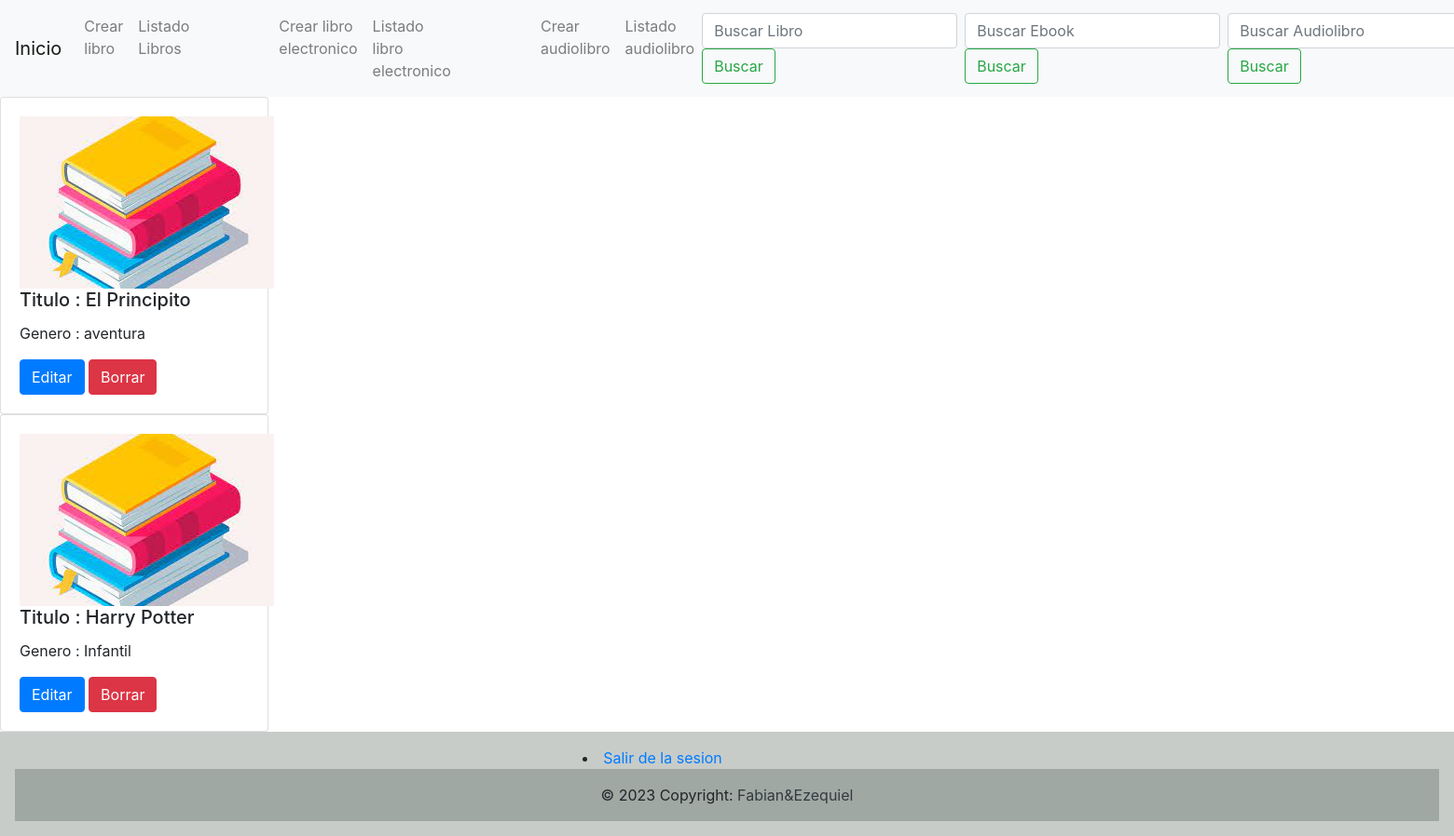
Before: /list_book/ (signed in) with the older database file.
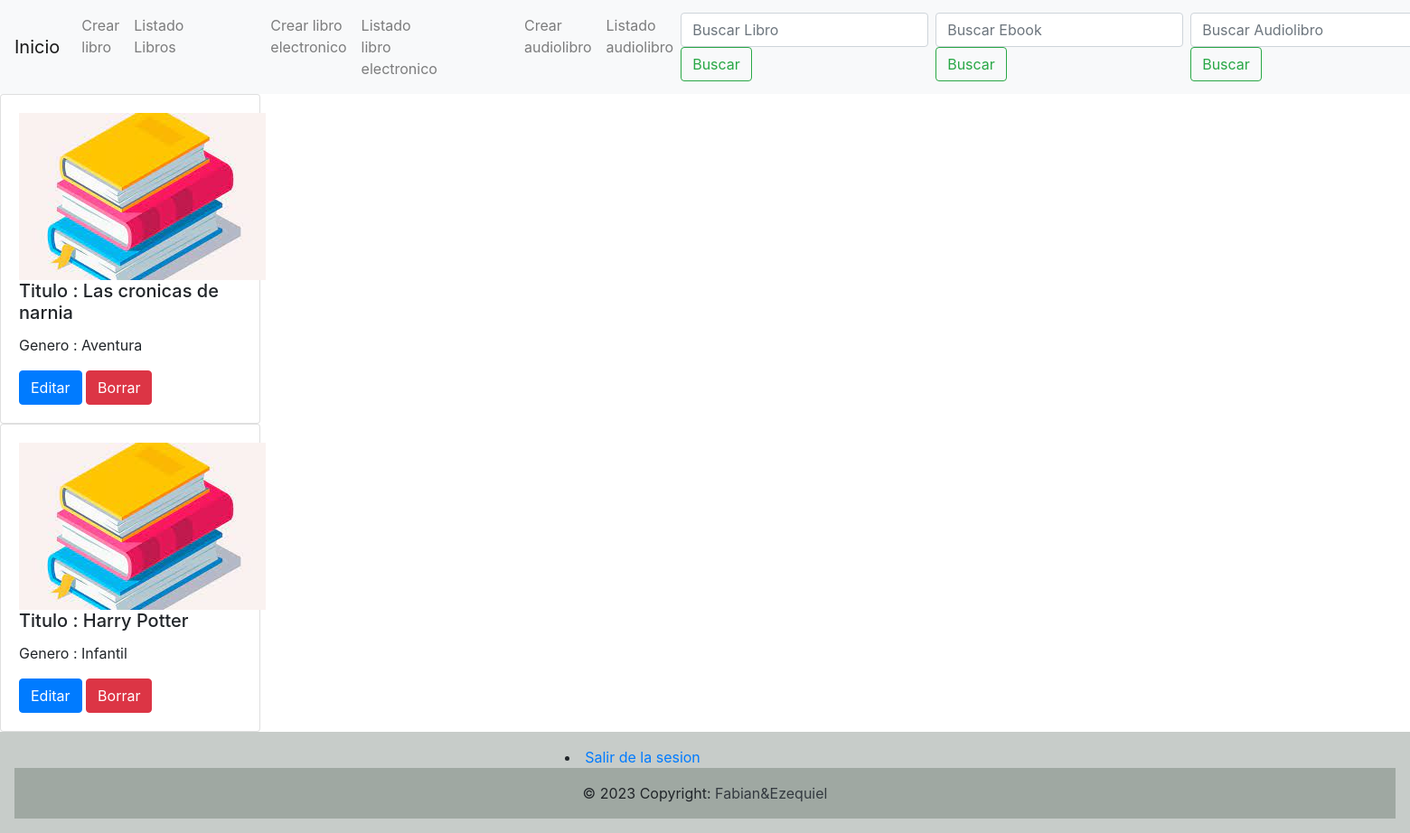
After: the same page with the newer database file.
### catalog/models.py (models this page shows, shortened)
class Books(models.Model):
    title = models.CharField(max_length=120)
    book_genre = models.CharField(max_length=40)

### catalog/views.py (the view)
# urls.py: path("list_book/", list_book, name = "list_book" ),
@login_required
def list_book(request):
    books = Books.objects.all()
    context = {
        "book":books
    }
    return render(request, "list_book.html", context=context)

### templates/list_book.html (shortened to what this page needs)
{% extends 'base.html' %}
{% block contenido_que_cambia %}
{% for book in book %}
<div class="card" style="width: 18rem;">
    <div class="card-body">
      <img class="" alt="...">
      <h5 class="card-title"> Titulo : {{book.title}}</h5>
      <p class="card-text">  Genero : {{book.book_genre}}</p>
      <a href="/update_book/{{book.id}}/" class = "btn btn-primary">Editar</a>
      <a href="/delete_book/{{book.id}}/" class = "btn btn-danger">Borrar</a>
    </div>
</div>
{% endfor%}
{% endblock %}

### templates/base.html (shortened to what this page needs)
<!DOCTYPE html>
<html lang="en">
<head>
    <link rel="stylesheet" href="https://cdn.jsdelivr.net/npm/bootstrap@4.6.2/dist/css/bootstrap.min.css"
>
</head>
<body>
    <nav class="navbar navbar-expand-lg navbar-light bg-light">
        <a class="navbar-brand" href="/">Inicio</a>
        <div class="collapse navbar-collapse" id="navbarSupportedContent">
            <ul class="navbar-nav mr-auto">
                <li class="nav-item">
                    <a class="nav-link" href="/create_book/">Crear libro</a>
                </li>
                <li class="nav-item">
                    <a class="nav-link" href="/list_book/" style="margin-right: 5rem ;">Listado Libros</a>
                </li>
                <li class="nav-item">
                    <a class="nav-link" href="/create_ebook/">Crear libro electronico</a>
                </li>
                <li class="nav-item">
                    <a class="nav-link" href="/list_ebook/"style="margin-right: 5rem ;">Listado libro electronico</a>
                </li>
                <li class="nav-item">
                    <a class="nav-link" href="/create_audiobook/">Crear audiolibro</a>
                </li>
                <li class="nav-item">
                    <a class="nav-link" href="/list_audiobook/">Listado audiolibro</a>
                </li>
            </ul>
            <form class="form-inline my-2 my-lg-0" action="/search_books/" method="GET">
                <input class="form-control mr-sm-2" type="search" placeholder="Buscar Libro" aria-label="Search" title = "search">
                <button class="btn btn-outline-success my-2 my-sm-0" type="submit">Buscar</button>
            </form>
            <form class="form-inline my-2 my-lg-0" action="/search_ebook/" method="GET">
                <input class="form-control mr-sm-2" type="search" placeholder="Buscar Ebook" aria-label="Search" name = 'search'>
                <button class="btn btn-outline-success my-2 my-sm-0" type="submit">Buscar</button>
            </form>
            <form class="form-inline my-2 my-lg-0" action="/search_audiobook/" method="GET">
                <input class="form-control mr-sm-2" type="search" placeholder="Buscar Audiolibro" aria-label="Search" name = 'search'>
                <button class="btn btn-outline-success my-2 my-sm-0" type="submit">Buscar</button>
            </form>
        </div>
    </nav>
    {% block contenido_que_cambia %}{% endblock %}
    <footer
    class="bg-light text-center text-lg-start">
    <div class="text-center p-3" style="background-color: rgba(3, 25, 8, 0.2);">
            <li class="nav-item">
                {% if request.user.is_authenticated %}
                <a  href="/logout/" style="margin-right: 10rem ;">Salir de la sesion</a>
                {% else %}
                <a  href="/login/" style="margin-right: 10rem ;">Iniciar sesion</a>
                <a  href="/register/" style="margin-right: 10rem ;">Registrarse</a>
                {% endif %}
        <div class="text-center p-3" style="background-color: rgba(3, 25, 8, 0.2);">
            © 2023 Copyright:
            <a class="text-dark" href="">Fabian&Ezequiel</a>
            </li>
        </div>
    </footer>
</body>
</html>

Changed rows visible on the page:
changed Books: title "El Principito" → "Las cronicas de narnia"; book_genre "aventura" → "Aventura"
